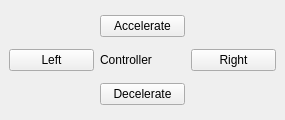
<?xml version="1.0" encoding="UTF-8"?>
<ui version="4.0">
 <class>Controller</class>
 <widget class="QWidget" name="Controller">
  <property name="geometry">
   <rect>
    <x>0</x>
    <y>0</y>
    <width>285</width>
    <height>120</height>
   </rect>
  </property>
  <property name="windowTitle">
   <string>Controller</string>
  </property>
  <layout class="QGridLayout">
   <property name="margin" stdset="0">
    <number>9</number>
   </property>
   <property name="spacing">
    <number>6</number>
   </property>
   <item row="1" column="1">
    <widget class="QLabel" name="label">
     <property name="text">
      <string>Controller</string>
     </property>
     <property name="alignment">
      <set>BobUI::AlignmentFlag::AlignCenter</set>
     </property>
    </widget>
   </item>
   <item row="2" column="1">
    <widget class="QPushButton" name="decelerate">
     <property name="text">
      <string>Decelerate</string>
     </property>
    </widget>
   </item>
   <item row="0" column="1">
    <widget class="QPushButton" name="accelerate">
     <property name="text">
      <string>Accelerate</string>
     </property>
    </widget>
   </item>
   <item row="1" column="2">
    <widget class="QPushButton" name="right">
     <property name="text">
      <string>Right</string>
     </property>
    </widget>
   </item>
   <item row="1" column="0">
    <widget class="QPushButton" name="left">
     <property name="text">
      <string>Left</string>
     </property>
    </widget>
   </item>
  </layout>
 </widget>
 <resources/>
 <connections/>
</ui>
